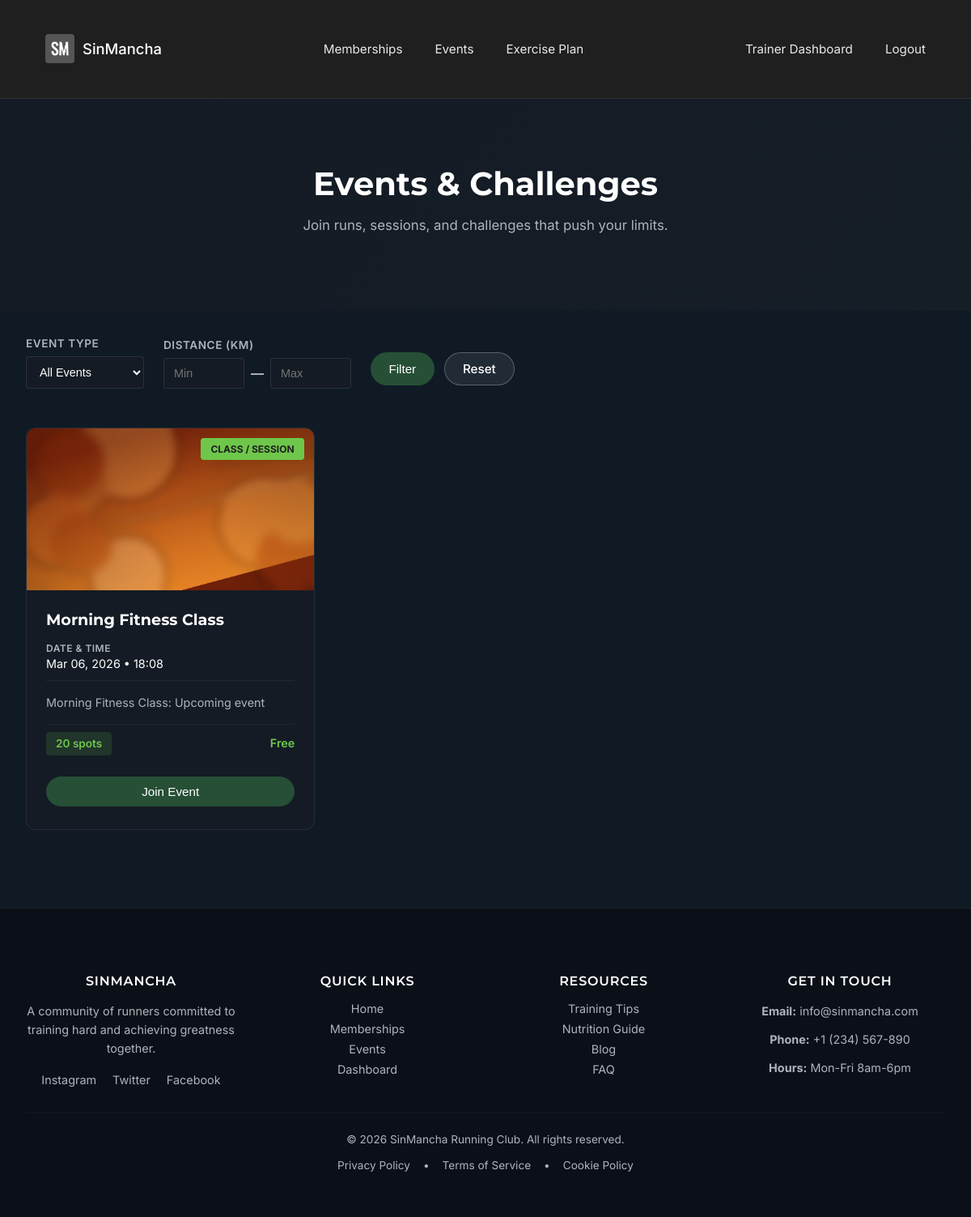
Page /events/ (signed in) on the committed database.
### club/models.py (models this page shows, shortened)
class Event(models.Model):
    trainer = models.ForeignKey(
        TrainerProfile,
        on_delete=models.CASCADE,
        related_name="events",
        null=True,
        blank=True,
    )
    title = models.CharField(max_length=200)
    description = models.TextField(blank=True)
    date = models.DateField()
    start_time = models.TimeField()
    end_time = models.TimeField(blank=True, null=True)
    location = models.CharField(max_length=255, blank=True)
    EVENT_TYPE_CHOICES = [
        ("running_club", "Running club"),
        ("class", "Class / session"),
        ("challenge", "Challenge (e.g. 1000 burpees)"),
    ]
    event_type = models.CharField(
        max_length=20,
        choices=EVENT_TYPE_CHOICES,
        default="class",
    )
    distance_km = models.DecimalField(
        max_digits=4,
        decimal_places=1,
        blank=True,
        null=True,
        help_text="Optional: for running events.",
    )
    target_reps = models.PositiveIntegerField(
        blank=True,
        null=True,
        help_text="Optional: for challenge events (e.g. 1000 burpees).",
    )
    capacity = models.PositiveIntegerField(default=20)
    is_cancelled = models.BooleanField(default=False)
    price_non_member = models.DecimalField(
        max_digits=7,
        decimal_places=2,
        null=True,
        blank=True,
        help_text="Leave blank if this event is free for non-members.",
    )
    price_member = models.DecimalField(
        max_digits=7,
        decimal_places=2,
        null=True,
        blank=True,
        help_text="Leave blank if this event is free for members.",
    )
    class Meta:
        ordering = ["date", "start_time"]
    @property
    def registrations_count(self):
        return self.registrations.filter(status="booked").count()
    @property
    def spots_left(self):
        return max(self.capacity - self.registrations_count, 0)
    @property
    def is_full(self):
        return self.spots_left <= 0

### club/views.py (the view, shortened to what this page needs)
# urls.py: path("events/", views.EventsView.as_view(), name="events"),
class EventsView(ListView):
    model = Event
    template_name = "events.html"
    context_object_name = "events"
    def dispatch(self, request, *args, **kwargs):
        try:
            return super().dispatch(request, *args, **kwargs)
        except Exception:
            logger.exception("Unhandled exception in EventsView.dispatch")
            messages.error(request, "Sorry, something went wrong loading events.")
            return redirect("home")
    def get_queryset(self):
        try:
            queryset = Event.objects.filter(
                date__gte=timezone.now().date(),
                is_cancelled=False
            )
            if self.request.user.is_authenticated and hasattr(self.request.user, "client_profile"):
                trainer = self.request.user.client_profile.primary_trainer
                if trainer:
                    queryset = queryset.filter(trainer=trainer)
            type_filter = self.request.GET.get("type")
            if type_filter:
                queryset = queryset.filter(event_type=type_filter)
            min_distance = self.request.GET.get("min_distance")
            if min_distance:
                try:
                    queryset = queryset.filter(distance_km__gte=float(min_distance))
                except ValueError:
                    pass
            max_distance = self.request.GET.get("max_distance")
            if max_distance:
                try:
                    queryset = queryset.filter(distance_km__lte=float(max_distance))
                except ValueError:
                    pass
            return queryset
        except Exception as exc:  # pragma: no cover - very defensive
            logger.exception("EventsView.get_queryset failed")
            return Event.objects.none()
    def get_context_data(self, **kwargs):
        try:
            context = super().get_context_data(**kwargs)
            context["type_filter"] = self.request.GET.get("type")
            context["min_distance"] = self.request.GET.get("min_distance")
            context["max_distance"] = self.request.GET.get("max_distance")
            joined_ids = set()
            if self.request.user.is_authenticated:
                joined_ids = set(
                    EventRegistration.objects.filter(user=self.request.user)
                    .values_list("event_id", flat=True)
                )
            context["joined_ids"] = joined_ids
            return context
        except Exception as exc:  # pragma: no cover - defensive fallback
            logger.exception("EventsView.get_context_data failed")
            return super().get_context_data(**kwargs)

### club/templatetags/club_extras.py (called while the page is built)
@register.filter
def has_attr(obj, attr_name):
    try:
        return hasattr(obj, attr_name)
    except Exception:
        return False

### templates/events.html (shortened to what this page needs)
{% extends "base.html" %}
{% load static %}
{% load club_extras %}
{% block content %}
<section class="events-header">
  <div class="container">
    <h1>Events & Challenges</h1>
    <p>Join runs, sessions, and challenges that push your limits.</p>
  </div>
</section>
<section class="container events-filters-section">
  <form method="get" class="events-filters">
    <div class="filter-group">
      <label>Event Type</label>
      <select name="type">
        <option value="">All Events</option>
      </select>
    </div>
    <div class="filter-group">
      <label>Distance (km)</label>
      <div class="filter-range">
        <input type="number" step="0.1" name="min_distance" placeholder="Min" value="{{ min_distance|default:'' }}">
        <span>—</span>
        <input type="number" step="0.1" name="max_distance" placeholder="Max" value="{{ max_distance|default:'' }}">
      </div>
    </div>
    <div class="filter-actions">
      <button type="submit" class="btn btn-primary">Filter</button>
      <a href="{% url 'events' %}" class="btn btn-secondary">Reset</a>
    </div>
  </form>
</section>
<section class="container events-grid-section">
  {% if events %}
    <div class="events-grid">
      {% for event in events %}
        <article class="event-card">
          <div class="event-image">
            {% if event.event_type == "running_club" %}
              <img src="{% static 'img/running.jpg' %}" alt="{{ event.title }}">
            {% elif event.event_type == "challenge" %}
              <img src="{% static 'img/burp.jpg' %}" alt="{{ event.title }}">
            {% elif event.event_type == "class" %}
              <img src="{% static 'img/push.jpg' %}" alt="{{ event.title }}">
            {% else %}
              <img src="{% static 'img/running.jpg' %}" alt="{{ event.title }}">
            {% endif %}
            <div class="event-type-badge">{{ event.get_event_type_display }}</div>
          </div>
          <div class="event-content">
            <h3 class="event-title">{{ event.title }}</h3>
            <div class="event-meta">
              <div class="meta-item">
                <span class="meta-label">Date & Time</span>
                <span class="meta-value">{{ event.date|date:"M d, Y" }} • {{ event.start_time|time:"H:i" }}</span>
              </div>
            </div>
            {% if event.description %}
              <p class="event-description">{{ event.description|truncatewords:20 }}</p>
            {% endif %}
            <div class="event-footer">
              <div class="event-availability">
                {% if event.is_full %}
                  <span class="availability-badge full">Fully Booked</span>
                {% else %}
                  <span class="availability-badge available">{{ event.spots_left }} spots</span>
                {% endif %}
              </div>
              <div class="event-price">
                {% if event.price_member or event.price_non_member %}
                  {% if event.price_member %}<span>Member: £{{ event.price_member }}</span>{% endif %}
                {% else %}
                  <span class="price-free">Free</span>
                {% endif %}
              </div>
            </div>
            <div class="event-action">
              {% if user.is_authenticated and user|has_attr:'client_profile' %}
                {% if event.id in joined_ids %}
                  <form method="post" action="{% url 'leave_event' event.id %}" style="width: 100%;">
                    {% csrf_token %}
                    <button class="btn btn-secondary" type="submit" style="width: 100%;">Joined ✓</button>
                  </form>
                {% else %}
                  <form method="post" action="{% url 'join_event' event.id %}" style="width: 100%;">
                    <button class="btn btn-primary" type="submit" style="width: 100%;" {% if event.is_full %}disabled{% endif %}>Join Event</button>
                  </form>
                {% endif %}
              {% else %}
                <a class="btn btn-primary" href="{% url 'account_login' %}" style="width: 100%; text-align: center;">Login to Join</a>
              {% endif %}
            </div>
          </div>
        </article>
      {% endfor %}
    </div>
  {% else %}
    <div class="empty-state">
      <h2>No upcoming events</h2>
      <p>Check back soon for new runs, sessions, and challenges!</p>
    </div>
  {% endif %}
</section>
{% endblock %}

### static/css/style.css (style rules this page uses)
:root { --primary-color: #1F1F1F; --accent-color: #6ec74b; --neutral-color: #FFFFFF; --secondary-neutral: #AEB4BE; --success-color: #78C957; --text-color: #FFFFFF; --background-color: #0F1A25; }
*, *::before, *::after { box-sizing: border-box; }
body { font-family: 'Inter', sans-serif; color: var(--text-color); background-color: var(--background-color); margin: 0; padding: 0; }
h1, h2, h3, h4, h5, h6 { font-family: 'Montserrat', sans-serif; color: var(--neutral-color); margin-top: 0; }
.container { max-width: 1200px; margin: 0 auto; padding: 2rem; }
.btn { background-color: var(--accent-color); color: var(--neutral-color); border: none; padding: 0.6rem 1.4rem; text-decoration: none; display: inline-block; margin: 0.25rem 0; cursor: pointer; transition: 0.25s ease; border-radius: 999px; font-size: 0.95rem; font-weight: 500; }
.btn-primary { background: #264F36; }
.btn-secondary { background: rgba(255,255,255,0.08); color: white; border: 1px solid rgba(255,255,255,0.25); }
.event-card { background: #141b24; border-radius: 0.75rem; border: 1px solid rgba(255,255,255,0.08); overflow: hidden; transition: all 0.3s ease; display: flex; flex-direction: column; }
.event-image { position: relative; width: 100%; height: 200px; overflow: hidden; background: #0f1418; }
.event-image img { width: 100%; height: 100%; object-fit: cover; transition: transform 0.3s ease; }
.event-type-badge { position: absolute; top: 12px; right: 12px; background: var(--accent-color); color: var(--primary-color); padding: 0.4rem 0.8rem; border-radius: 4px; font-size: 0.75rem; font-weight: 700; text-transform: uppercase; }
.event-content { padding: 1.5rem; display: flex; flex-direction: column; gap: 1rem; flex-grow: 1; }
.event-title { font-size: 1.2rem; margin: 0; color: var(--neutral-color); }
.event-meta { display: flex; flex-direction: column; gap: 0.6rem; padding-bottom: 0.75rem; border-bottom: 1px solid rgba(255,255,255,0.05); }
.meta-item { display: flex; flex-direction: column; gap: 0.2rem; }
.meta-label { font-size: 0.75rem; color: var(--secondary-neutral); text-transform: uppercase; letter-spacing: 0.04em; font-weight: 600; }
.meta-value { color: var(--neutral-color); font-size: 0.9rem; }
.event-description { color: var(--secondary-neutral); font-size: 0.9rem; margin: 0; line-height: 1.5; }
.event-footer { display: flex; justify-content: space-between; align-items: center; padding-top: 0.75rem; border-top: 1px solid rgba(255,255,255,0.05); }
.availability-badge { font-size: 0.85rem; padding: 0.4rem 0.75rem; border-radius: 4px; font-weight: 600; }
.availability-badge.available { background: rgba(110, 199, 75, 0.15); color: var(--accent-color); }
.event-price { font-size: 0.9rem; color: var(--neutral-color); font-weight: 600; }
.price-free { color: var(--accent-color); }
.event-action { margin-top: auto; padding-top: 0.75rem; }
.events-header { background: linear-gradient(135deg, #141b24 0%, #151d27 100%); padding: 3rem 0; text-align: center; }
.events-header h1 { font-size: 2.5rem; margin-bottom: 0.75rem; }
.events-header p { color: var(--secondary-neutral); font-size: 1.05rem; }
.events-filters-section { padding: 2rem 2rem 1rem; }
.events-filters { display: flex; gap: 1.5rem; flex-wrap: wrap; align-items: flex-end; }
.filter-group { display: flex; flex-direction: column; gap: 0.5rem; }
.filter-group label { font-size: 0.85rem; color: var(--secondary-neutral); text-transform: uppercase; letter-spacing: 0.04em; font-weight: 600; }
.filter-group select, .filter-group input { background: #141b24; border: 1px solid rgba(255,255,255,0.1); color: var(--neutral-color); padding: 0.6rem 0.75rem; border-radius: 4px; font-size: 0.9rem; }
.filter-range { display: flex; gap: 0.5rem; align-items: center; }
.filter-range input { width: 100px; }
.filter-actions { display: flex; gap: 0.75rem; }
.events-grid-section { padding: 2rem; }
.events-grid { display: grid; grid-template-columns: repeat(auto-fill, minmax(300px, 1fr)); gap: 2rem; }

### rows in the picture
Event: event_type "CLASS / SESSION", title "Morning Fitness Class", date "Mar 06, 2026", start_time "18:08", description "Morning Fitness Class: Upcoming event", spots_left "20", shows "Free", shows "Join Event"
